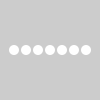
Frame 1 (no input)
Frame 60 (the mouse pressed at the canvas centre just before this capture): identical to frame 1, image omitted
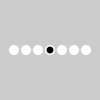
Frame 120 (the mouse held since frame 60 and released just before this capture)

The Processing sketch that drew these frames (run headless with seeded random() and noise(); from frame 60 on, the mouse is pressed at the canvas centre):

// Processing sketch: _13
// ── _13.pde
int numButtons = 7;
Radio[] buttons = new Radio[numButtons];

void setup() {
  size(100, 100);
  smooth();
  for (int i = 0; i < buttons.length; i++) {
    int x = i * 12 + 14;
    buttons[i] = new Radio(x, 50, 10, color(255), color(0),
                           i, buttons);
  }
}

void draw() {
  background(204);
  for (int i = 0; i < buttons.length; i++) {
    buttons[i].display();
  }
}

void mousePressed() {
  for (int i = 0; i < buttons.length; i++) {
    buttons[i].press(mouseX, mouseY);
  }
}

// ── Radio.pde
class Radio {
  int x, y; // The x- and y-coordinates of the rect
  int size, dotSize; // Dimension of circle, inner circle
  color baseGray, dotGray; // Circle gray value, inner gray value
  boolean checked = false; // True when the button is selected
  int me; // ID number for this Radio object
  Radio[] others; // Array of all other Radio objects

  Radio(int xp, int yp, int s, color b, color d, int m, Radio[] o) {
    x = xp;
    y = yp;
    size = s;
    dotSize = size - size / 3;
    ;
    baseGray = b;
    dotGray = d;
    others = o;
    me = m;
  }
  
  // Updates the boolean value press, returns true or false
  boolean press(float mx, float my) {
    if (dist(x, y, mx, my) < size / 2) {
      checked = true;
      for (int i = 0; i < others.length; i++) {
        if (i != me) {
          others[i].checked = false;
        }
      }
      return true;
    } else {
      return false;
    }
  }

  // Draws the element to the display window
  void display() {
    noStroke();
    fill(baseGray);
    ellipse(x, y, size, size);
    if (checked == true) {
      fill(dotGray);
      ellipse(x, y, dotSize, dotSize);
    }
  }
}
